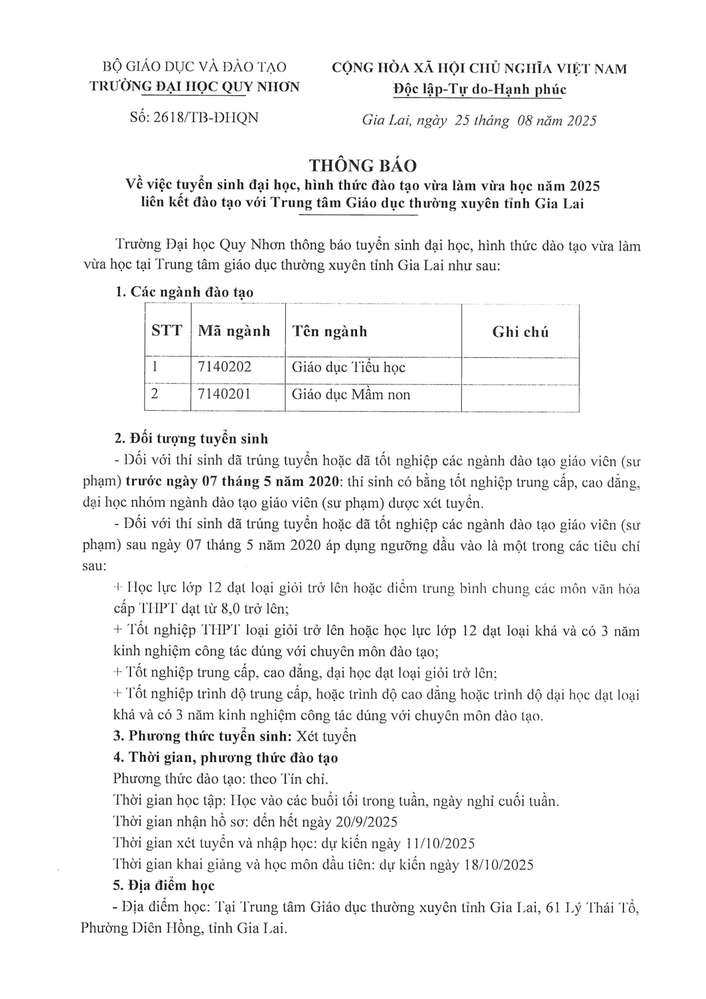
#> input picture scratch/tb2618_page_1.png, 706 x 999 px, shrunk from 1240 x 1754 before the run
$ python scratch_draw_boxes.py
#> lines starting #> are read from the running program, lines starting #| are printed output that depends on the picture
from PIL import Image

img = Image.open("scratch/tb2618_page_1.png")
#> img is the input picture: PIL image 706x999 RGB; min 0, max 255, mean 243.9
w, h = img.size
#> w = 706; h = 999

# In block 4: x=20%, y=31%, width=60%, height=10%
# In pixels:
x1 = int(0.20 * w)
#> x1 = 141
y1 = int(0.31 * h)
#> y1 = 309
x2 = int((0.20 + 0.60) * w)
#> x2 = 564
y2 = int((0.31 + 0.10) * h)
#> y2 = 409

print(f"Table box in pixels: ({x1}, {y1}) to ({x2}, {y2})")
#| Table box in pixels: (141, 309) to (564, 409)

cropped = img.crop((x1, y1, x2, y2))
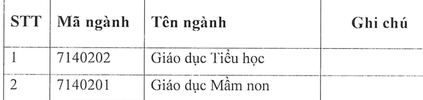
#> cropped: PIL image 423x100 RGB; min 0, max 255, mean 241.8
cropped.save("scratch/crop_table_box.png")

# Also let's draw the 5 boxes on tb2618_page_1.png with red rectangles and save as debug_page_1_boxes.png!
from PIL import ImageDraw

debug_img = img.copy().convert("RGB")
draw = ImageDraw.Draw(debug_img)

boxes = [
    ("header", 10.0, 4.0, 79.0, 8.0, "blue"),
    ("title", 15.0, 15.0, 70.0, 6.0, "green"),
    ("text", 10.0, 23.0, 79.0, 4.0, "yellow"),
    ("table", 20.0, 31.0, 60.0, 10.0, "cyan"),
    ("list", 10.0, 43.0, 79.0, 32.0, "magenta"),
]

for name, bx, by, bw, bh, color in boxes:
    px1 = int((bx / 100.0) * w)
    py1 = int((by / 100.0) * h)
    px2 = int(((bx + bw) / 100.0) * w)
    py2 = int(((by + bh) / 100.0) * h)
    draw.rectangle([px1, py1, px2, py2], outline=color, width=4)
    print(f"Drawn {name}: ({px1}, {py1}) to ({px2}, {py2}) in {color}")

debug_img.save("scratch/debug_page_1_boxes.png")
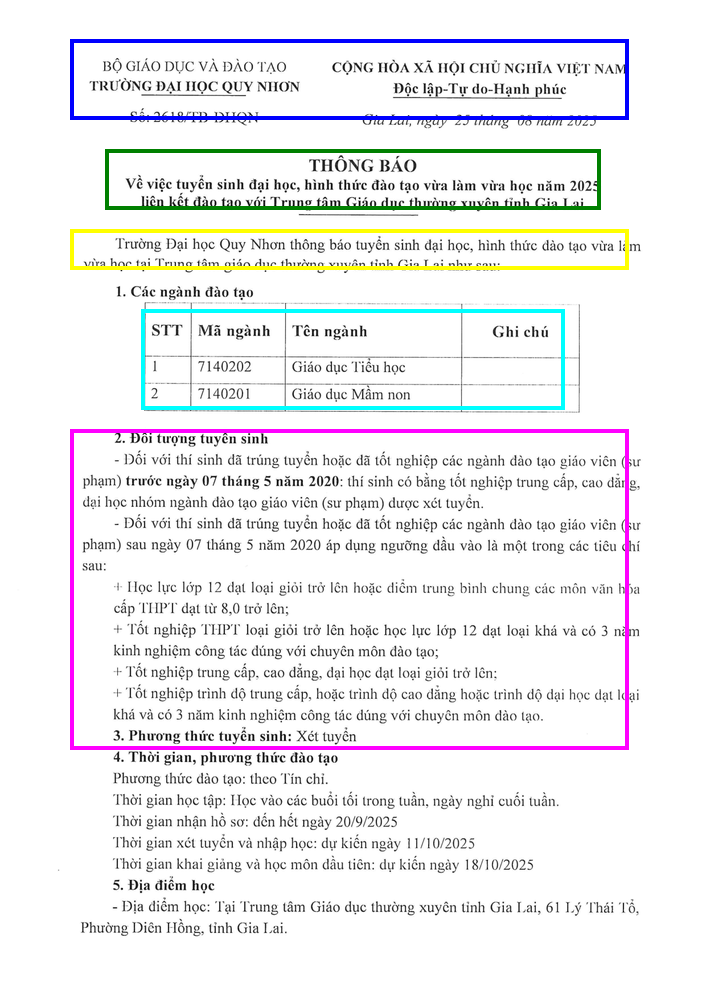
#> saved as debug_page_1_boxes.png: PIL image 706x999 RGB; mean R, G, B 239.4, 239.2, 241
print("Saved scratch/debug_page_1_boxes.png")

$ run again, with scratch/tb2618_page_2.png copied over scratch/tb2618_page_1.png
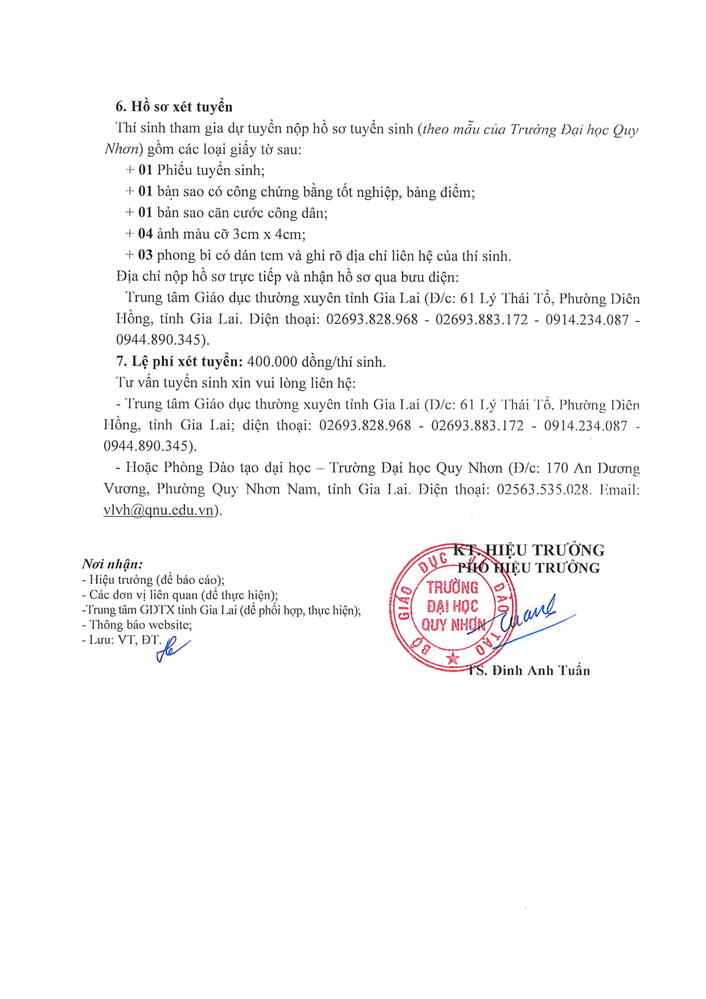
#> input picture scratch/tb2618_page_2.png, 706 x 999 px, shrunk from 1240 x 1754 before the run
#> img is the input picture: PIL image 706x999 RGB; mean R, G, B 248.5, 247.9, 248.1
#| Table box in pixels: (141, 309) to (564, 409)
#> `cropped = img.crop((x1, y1, x2, y2))`:
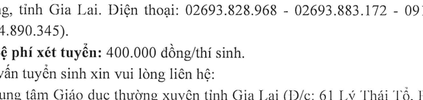
#> cropped: PIL image 423x100 RGB; min 0, max 255, mean 237.5
#> `debug_img.save("scratch/debug_page_1_boxes.png")`:
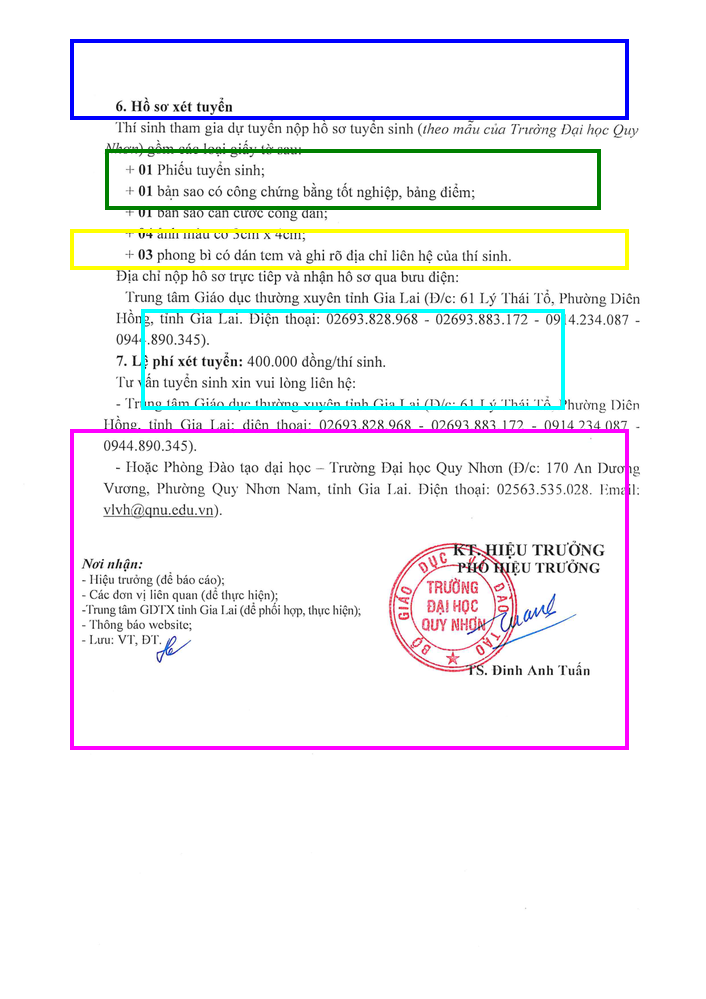
#> saved as debug_page_1_boxes.png: PIL image 706x999 RGB; mean R, G, B 243.9, 243.1, 245.1
